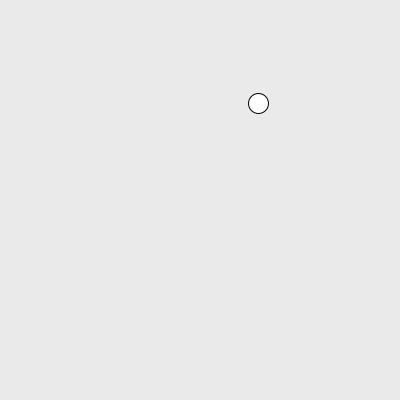
Frame 1 (no input)
Frame 60 (the mouse pressed at the canvas centre just before this capture): identical to frame 1, image omitted
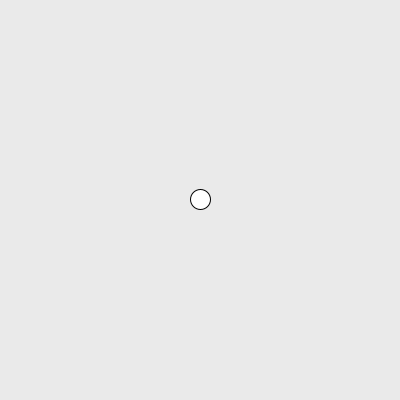
Frame 120 (the mouse held since frame 60 and released just before this capture)

The Processing sketch that drew these frames (run headless with seeded random() and noise(); from frame 60 on, the mouse is pressed at the canvas centre):

// Processing sketch: mouse_follow
// ── mouse_follow.pde
float x;
float y;
float tx;
float ty;

void setup() {
  size(400, 400);
  
  x = random(width);
  y = random(height);
  tx = x;
  ty = y;
}

void draw() {
 background(234);
 
  x = lerp(x, tx, .1);
  y = lerp(y, ty, .1);
  //tx = mouseX;
  //ty = mouseY;
 
 ellipse(x, y, 20, 20);
}

void mousePressed() {
  tx = mouseX;
  ty = mouseY;
}
